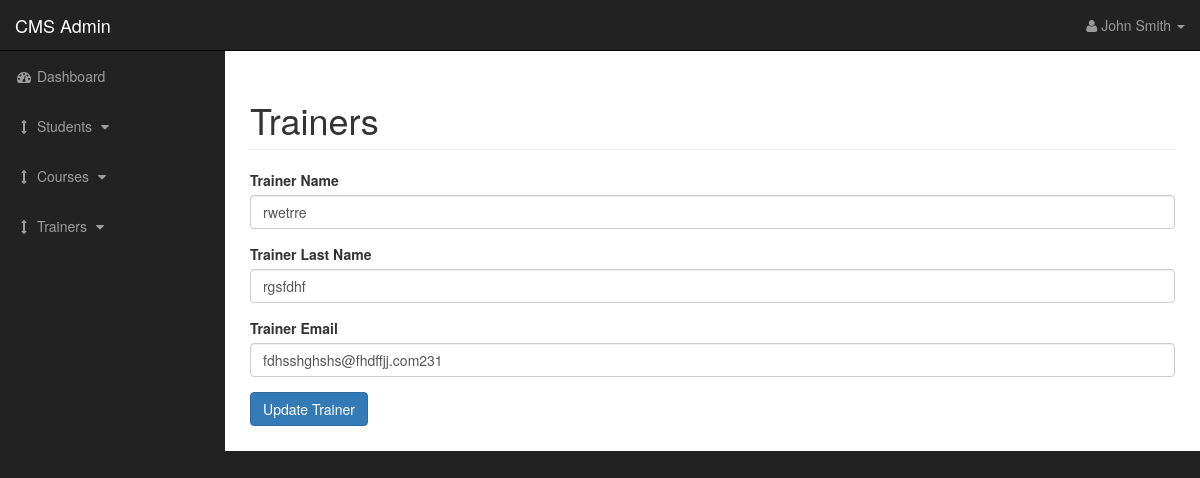
Page /trainers.php?source=edit_trainer&t_id=1 on the committed database.
### tables this page shows
CREATE TABLE `trainers` (
  `id` int(11) NOT NULL,
  `trainer_name` varchar(255) NOT NULL,
  `trainer_lastname` varchar(255) NOT NULL,
  `trainer_email` varchar(255) NOT NULL
);

### includes/edit_trainer.php (the view, shortened to what this page needs)
<?php
    if(isset($_GET["t_id"])){
        $getTheTrainerId = $_GET["t_id"];
    }
    $query = "SELECT * FROM trainers WHERE id = {$getTheTrainerId} ";
        $editTrainerById = mysqli_query($connection,$query);
        while ($row = mysqli_fetch_assoc($editTrainerById) ) {
            $trainerName = $row['trainer_name'];
            $trainerLastName = $row['trainer_lastname'];
            $trainerEmail = $row['trainer_email'];
        }
?>
<form action="" method="post" enctype="multipart/form-data">
 <div class="form-group">
     <label for="name">Trainer Name</label>
     <input value = "<?php echo $trainerName ?>" type="text" name="name" class="form-control" >
 </div>
 <div class="form-group">
     <label for="lastname">Trainer Last Name</label>
     <input value = "<?php echo $trainerLastName ?>" type="text" name="lastname" class="form-control" >
 </div>
 <div class="form-group">
     <label for="email">Trainer Email</label>
     <input value = "<?php echo $trainerEmail ?>" type="text" name="email" class="form-control" >
 </div>
 <div class="form-group">
     <input type="submit" name="update_trainer" class="btn btn-primary" value="Update Trainer">
 </div>
</form>

### css/sb-admin.css (style rules this page uses)
body { margin-top: 100px; background-color: #222; }
@media (min-width:768px) { body { margin-top: 50px; } }

### rows in the picture
trainers: name "rwetrre", lastname "rgsfdhf", email "fdhsshghshs@fhdffjj.com231"
